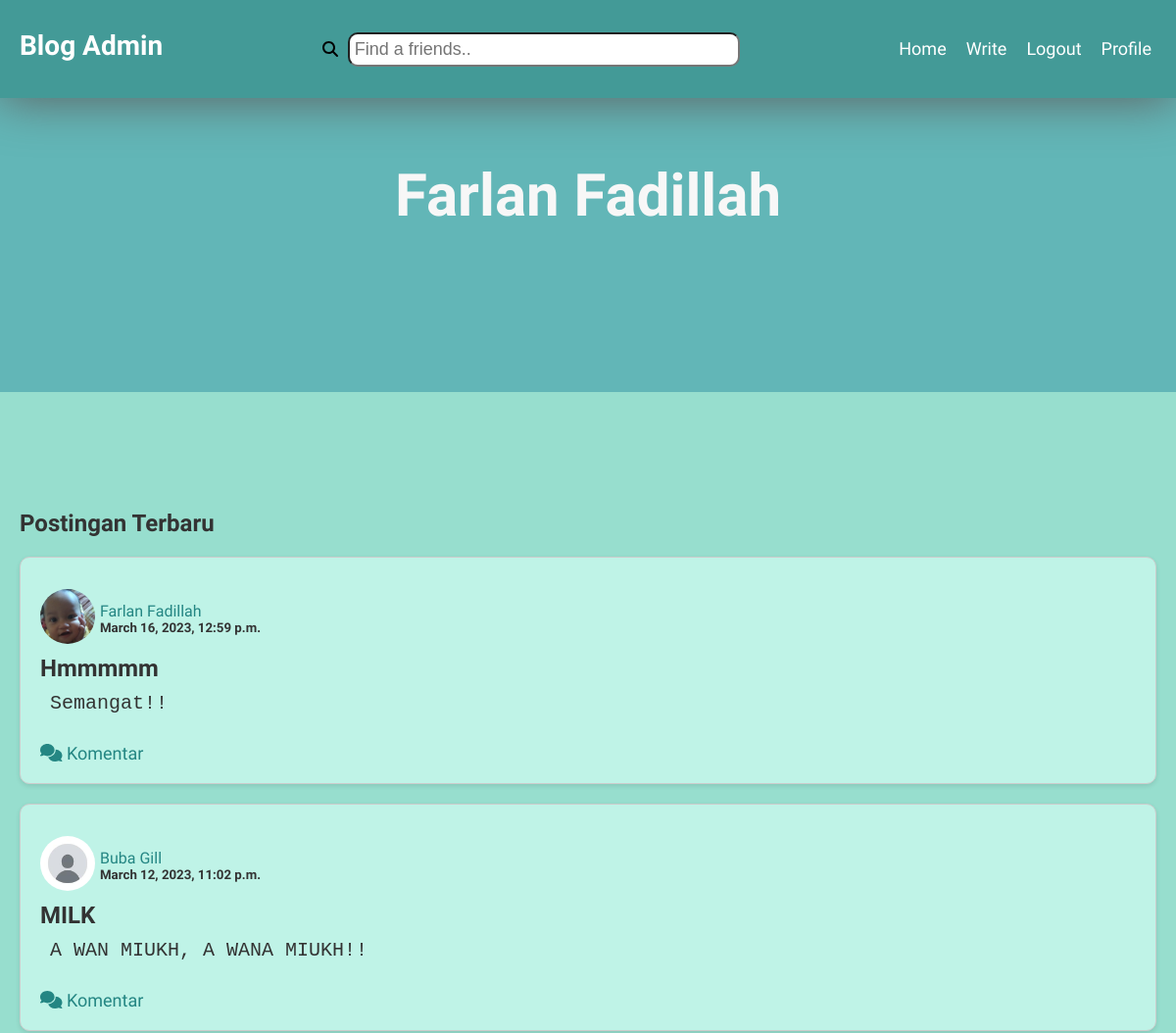
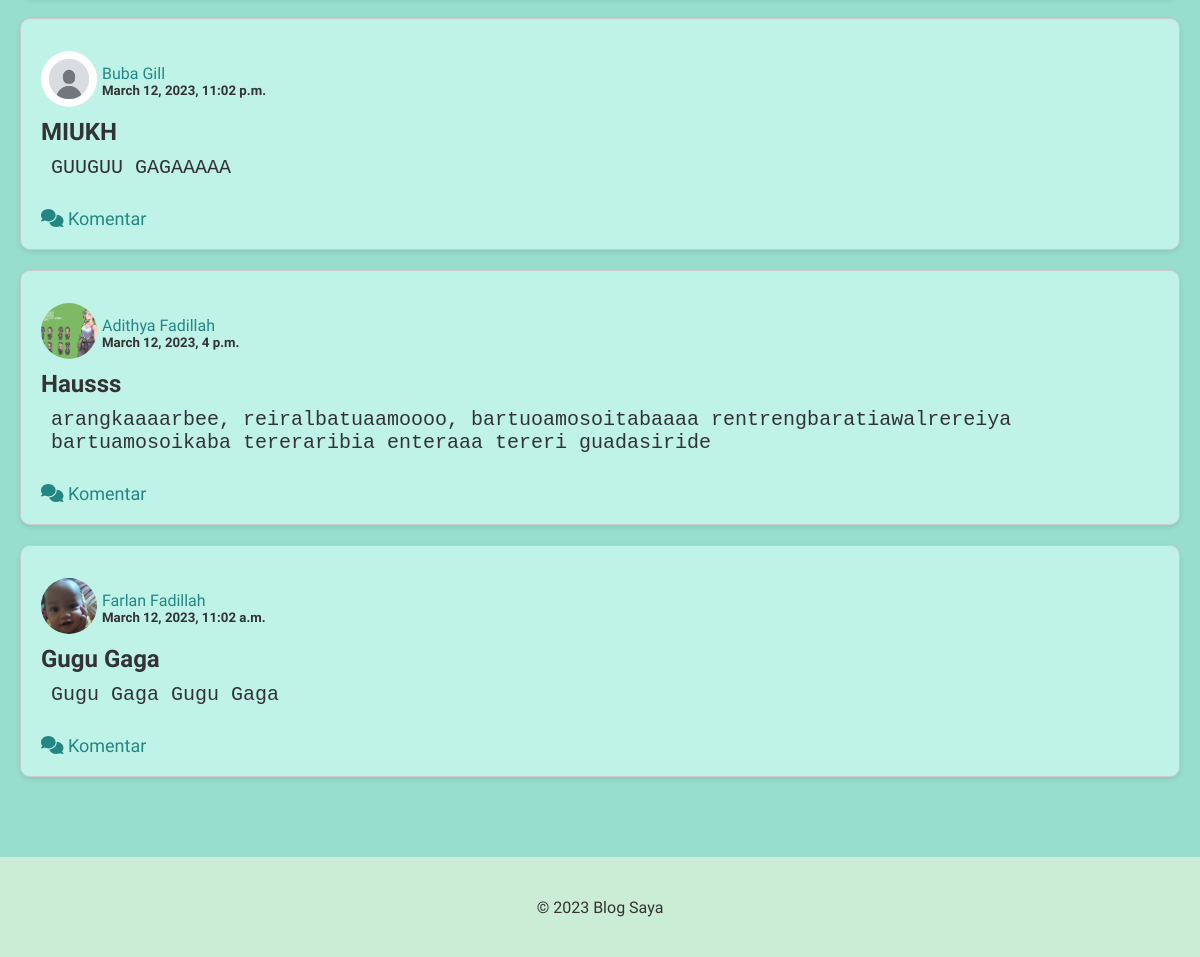
Page /home/admin (signed in) on the committed database (2 pictures, top to bottom).
### Main/models.py (models this page shows, shortened)
class ProfileImg(models.Model):
    image = models.ImageField(upload_to='images/', default='default-profile.jpg')
    user_id = models.IntegerField()

class Content(models.Model):
    content = models.CharField(max_length=10000)
    title = models.CharField(max_length=10000)
    date = models.DateTimeField(default=datetime.now(), blank=True)
    writer_id = models.IntegerField()

### Main/views.py (the view)
# urls.py: 2. Add a URL to urlpatterns:  path('', views.home, name='home')
@login_required(login_url='/')
def home(request, unique):
    user_content = []
    date_now = datetime.now()
    if str(request.user) == str(unique):
        for content in Content.objects.all():
            if Followed.objects.filter(my_id = request.user.id, followed_id = content.writer_id):
                user_content += [
                    UserContents(
                    name = User.objects.get(id = content.writer_id).username,
                    first_name = User.objects.get(id = content.writer_id).first_name,
                    last_name = User.objects.get(id = content.writer_id).last_name,
                    content = content.content,
                    date = content.date,
                    title = content.title,
                    image = ProfileImg.objects.get(user_id = content.writer_id).image,
                    content_id= content.id
                    )]
            elif content.writer_id == request.user.id:
                user_content += [
                    UserContents(
                    name = User.objects.get(id = content.writer_id).username,
                    first_name = User.objects.get(id = content.writer_id).first_name,
                    last_name = User.objects.get(id = content.writer_id).last_name,
                    content = content.content,
                    date = content.date,
                    title = content.title,
                    image = ProfileImg.objects.get(user_id = content.writer_id).image,
                    content_id= content.id
                    )]
        user_content = sorted(user_content, key=lambda x: x.date, reverse=True)
        return render(request, 'home.html', {
            'contents':user_content,
            'date':date_now
            })
    else:
        return HttpResponseBadRequest()

### template/home.html (shortened to what this page needs)
{% extends 'base.html' %}
{% load static %}
{% block navbar %}
<ul class="navbar-nav">
  <li class="nav-item">
    <a id="home_link" href="/home/{{request.user}}" class="nav-link">Home</a>
  </li>
  <li class="nav-item">
    <a href="{{request.user}}/post" class="nav-link">Write</a>
  </li>
  <li class="nav-item">
    <a href="{% url 'logout' %}" class="nav-link">Logout</a>
  </li>
  <li class="nav-item">
    <a href="/profile/{{request.user}}" class="nav-link">Profile</a>
  </li>
</ul>
{% endblock %}
{% block search-bar %}
<div class="search-bar">
  <form id="search-form">
    <label for="search_key"><a href="/search/" id="search_pointer"><i class="fa-solid fa-magnifying-glass"></i></a></label>
    <input type="text" name="search_key" id="search_key" placeholder="Find a friends..">
  </form>
</div>
{% endblock %}
{% block header %}
<header class="header">
  <div class="container">
    <h1>{{request.user.first_name}} {{request.user.last_name}}</h1>
  </div>
</header>
{% endblock %}
{% block content %}
<main>
  <h2>Postingan Terbaru</h2>
  {% for content in contents %}
  <article>
    <div class="content-box">
      <div class="user">
        <img id="home-image-preview" src="{{MEDIA_URL}}/images/{{content.image}}">
        <div class="home-content-user">
          <a href="/profile/{{content.name}}" class='content-name'>{{content.first_name}} {{content.last_name}}</a>
        <h5>{{content.date}}</h5>
        </div>
      </div>
      <h2>{{content.title}}</h2>
      <pre class="mypree">{{content.content}}</pre>
      <br>
      <div class="comment-btn">
        <a href="/content/{{content.name}}/{{content.content_id}}" type="submit" class='comment_pointer'>
          <i class="fa-solid fa-comments">
            </i> Komentar</a>
      </div>
    </div>
  </article>
  {% endfor %}
</main>
{% endblock %}

### template/base.html (shortened to what this page needs)
{% load static %}
<!DOCTYPE html>
<html lang="en">
<head>
  <link rel="stylesheet" href="{% static 'base.css' %}">
  <link rel="stylesheet" href="{% static 'home.css' %}">
  <link rel="stylesheet" href="{% static 'post.css' %}">
  <link rel="stylesheet" href="{% static 'profile.css' %}">
  <link rel="stylesheet" href="{% static 'content.css' %}">
  <link rel="stylesheet" href="{% static 'setting.css' %}">
</head>
<body>
  <nav class="navbar">
    <div class="container">
      <div class="logo">
        <a href="/home/{{request.user}}" class="navbar-brand">Blog {{request.user}}</a>
      </div>
      {% block search-bar %}
      {% endblock %}
      <div class="navbar-menu">
        {% block navbar %}
        {% endblock %}
      </div>
    </div>
  </nav>
  {% block header %}
  {% endblock %}
  <main class="main">
    <div class="container">
      {% block content %} {% endblock %}
    </div>
  </main>
  <footer class="footer">
    <div class="container">
      <p>&copy; 2023 Blog Saya</p>
    </div>
  </footer>
</body>
</html>

### static/base.css (style rules this page uses)
:root { --primary-color: #0086c9; --secondary-color: #f7f7f7; --background-color: #ffffff; --text-color: #333333; }
* { margin: 0; padding: 0; box-sizing: border-box; }
body { font-family: 'Sono', sans-serif; font-size: 16px; color: var(--text-color); background-color: #97DECE; opacity: 0; transition: opacity 0.5s; margin: 0; }
a { text-decoration: none; color: black; transition: color 0.15s ease-in; }
.navbar { display: block; position: fixed; top: 0; left: 0; width: 100%; background-color: #439A97; z-index: 100; padding: 5px; height: 100px; padding-left: 20px; box-shadow: 0px 1px 50px rgb(94, 94, 94); }
.navbar .container { display: flex; flex-direction: row; justify-content: space-between; align-items: first baseline; padding-top: 25px; }
.navbar .container .logo a { text-transform: capitalize; }
.navbar-menu { position: relative; right: 0; display: flex; flex-direction: row; justify-content: end; }
.navbar-brand { font-size: 28px; font-weight: 700; color: white; text-decoration: none; }
.navbar-nav { display: flex; list-style-type: none; }
.nav-item { margin-right: 20px; }
.nav-link { font-size: 18px; font-weight: 500; color: white; text-decoration: none; }
.search-bar form input { height: 35px; width: 400px; font-size: 18px; padding: 5px; margin-left: 10px; border-radius: 10px; }
.search-bar form { display: flex; align-items: first baseline; }
.header { display: flex; justify-content: center; align-items: center; height: 400px; background-color: #62B6B7; color: var(--secondary-color); }
.header h1 { font-size: 60px; font-weight: 700; text-align: center; text-transform: capitalize; line-height: 1.2; }
.main { margin-top: 100px; padding-bottom: 50px; }
.footer { background-color: #CBEDD5; display: flex; justify-content: center; align-items: center; height: 100px; }
.footer p { font-size: 16px; font-weight: 500; color: var(--text-color); }

### static/home.css (style rules this page uses)
main { padding: 10px; min-height: 100vh; max-width: 200vh; word-wrap: break-word; }
.mypree { width: 100%; white-space: pre-wrap; font-size: 20px; padding: 10px; }
.user { display: flex; flex-direction: row; align-items: center; }
.user .home-content-user { display: flex; flex-direction: column; padding-top: 25px; }
.user #home-image-preview { border-radius: 50%; object-fit: cover; width: 3.5em; height: 3.5em; margin-right: 5px; }
.content-box { border: 1px solid #cccccc; border-radius: 10px; padding: 20px; margin: 20px 0; box-shadow: 0 2px 5px rgba(0, 0, 0, 0.1); background-color: #bff3e7; }
.content-box h2 { font-size: 24px; font-weight: 700; }
.content-box h5 { margin-bottom: 20px; }
.content-name { color: white; text-transform: capitalize; text-decoration: none; }
.content-box a { text-decoration: none; color: #248683; transition: color 0.3s ease; }
.comment-btn a { font-size: 18px; text-transform: capitalize; }

### static/post.css (style rules this page uses)
label { display: block; margin-bottom: 10px; font-weight: bold; }

### static/profile.css (style rules this page uses)
.content-box h5 { display: flex; justify-content: space-between; }

### static/content.css (style rules this page uses)
:root { --rad : 45px; }

### rows in the picture
ProfileImg: image (picture)
Content: date "March 16, 2023, 12:59 p.m.", title "Hmmmmm", content "Semangat!!"
Content: date "March 12, 2023, 11:02 p.m.", title "MILK", content "A WAN MIUKH, A WANA MIUKH!!"
Content: date "March 12, 2023, 11:02 p.m.", title "MIUKH", content "GUUGUU GAGAAAAA"
ProfileImg: image (picture)
Content: date "March 12, 2023, 4 p.m.", title "Hausss", content "arangkaaaarbee, reiralbatuaamoooo, bartuoamosoitabaaaa rentrengbaratiawalrereiya bartuamosoikaba tereraribia enteraaa tereri guadasiride"
Content: date "March 12, 2023, 11:02 a.m.", title "Gugu Gaga", content "Gugu Gaga Gugu Gaga"

### other values in the picture
{{ request.user }} "Admin"
{{ request.user.first_name }} "Farlan"
{{ request.user.last_name }} "Fadillah"
{{ content.first_name }} "Farlan" "Buba" "Buba" "Adithya" "Farlan"
{{ content.last_name }} "Fadillah" "Gill" "Gill" "Fadillah" "Fadillah"
